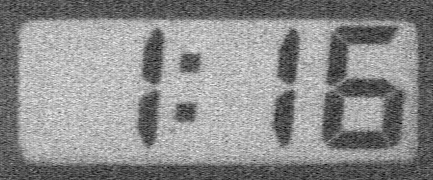
#> input picture image_noise.png, 433 x 180 px
$ python image_filtering.py
#> lines starting #> are read from the running program, lines starting #| are printed output that depends on the picture
import cv2
import numpy as np
from matplotlib import pyplot as plt
img = cv2.imread('image_noise.png')
#> img is the input picture: shape (180, 433, 3); min 0, max 254, mean 140
img = cv2.cvtColor(img, cv2.COLOR_BGR2RGB)

#-=Filtering =-
## 2D Convolution

kernel = np.ones((5,5),np.float32)/25
dst = cv2.filter2D(img,-1,kernel)
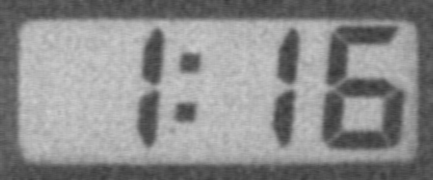
#> dst: shape (180, 433, 3); min 55, max 207, mean 140

plt.subplot(521),plt.imshow(img),plt.title('Original')
plt.xticks([]), plt.yticks([])
plt.subplot(522),plt.imshow(dst),plt.title('2D Convolution')
plt.xticks([]), plt.yticks([])

## Image Blurring (Image Smoothing)
### Averaging

blur = cv2.blur(img,(5,5))

plt.subplot(523),plt.imshow(img),plt.title('Original')
plt.xticks([]), plt.yticks([])
plt.subplot(524),plt.imshow(blur),plt.title('Blurred Averaging')
plt.xticks([]), plt.yticks([])

### Gaussian Filtering

blur = cv2.GaussianBlur(img,(5,5),0)

plt.subplot(525),plt.imshow(img),plt.title('Original')
plt.xticks([]), plt.yticks([])
plt.subplot(526),plt.imshow(blur),plt.title('Blurred Gaussian')
plt.xticks([]), plt.yticks([])

### Median Filtering

median = cv2.medianBlur(img,5)

plt.subplot(527),plt.imshow(img),plt.title('Original')
plt.xticks([]), plt.yticks([])
plt.subplot(528),plt.imshow(blur),plt.title(' Median')
plt.xticks([]), plt.yticks([])

### Bilateral Filtering

blur = cv2.bilateralFilter(img,9,75,75)

plt.subplot(529),plt.imshow(img),plt.title('Original')
plt.xticks([]), plt.yticks([])
plt.subplot(5,2,10),plt.imshow(blur),plt.title('Blurred Bilateral')
plt.xticks([]), plt.yticks([])


## Show Plot
plt.show()

$ run again, with 115115_faces.jpg saved as image_noise.png
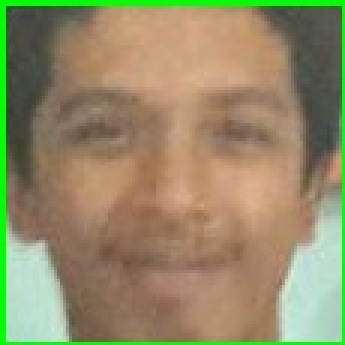
#> input picture 115115_faces.jpg, 115 x 115 px (shown 3 times larger)
#> img is the input picture: shape (115, 115, 3); mean B, G, R 104, 139.6, 148.2
#> `dst = cv2.filter2D(img,-1,kernel)`:
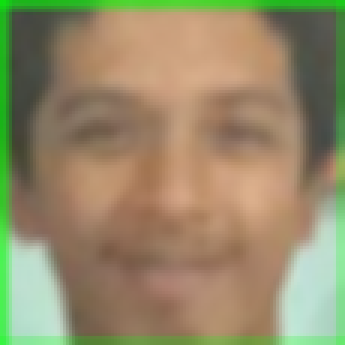
#> dst: shape (115, 115, 3) (shown 3 times larger); mean R, G, B 149.2, 138.8, 104.9
#> `blur = cv2.GaussianBlur(img,(5,5),0)`:
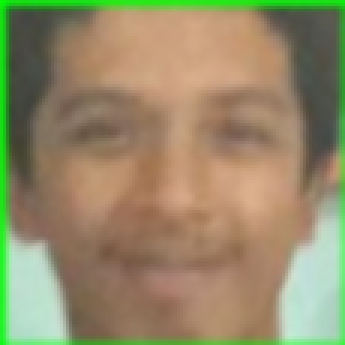
#> blur: shape (115, 115, 3) (shown 3 times larger); mean R, G, B 148.9, 139.1, 104.6

$ run again, with 122122_faces.jpg saved as image_noise.png
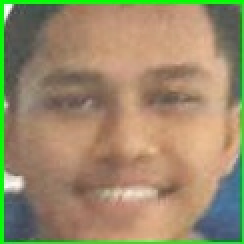
#> input picture 122122_faces.jpg, 122 x 122 px (shown 2 times larger)
#> img is the input picture: shape (122, 122, 3); mean B, G, R 106.4, 138.8, 154.4
#> `dst = cv2.filter2D(img,-1,kernel)`:
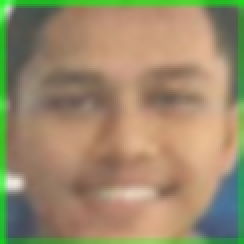
#> dst: shape (122, 122, 3) (shown 2 times larger); mean R, G, B 154.9, 138, 106.8
#> `blur = cv2.GaussianBlur(img,(5,5),0)`:
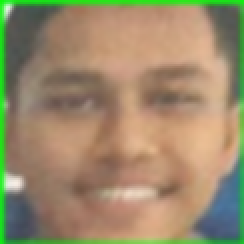
#> blur: shape (122, 122, 3) (shown 2 times larger); mean R, G, B 154.6, 138.4, 106.6
